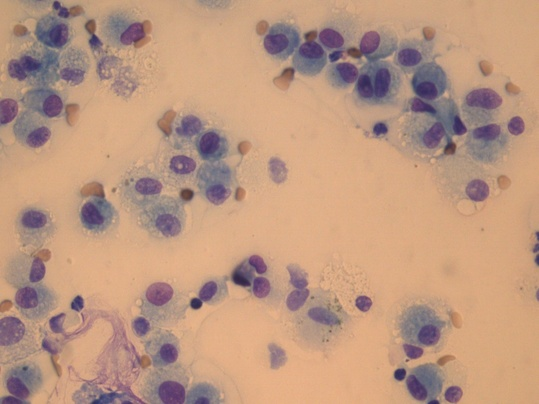
#> input picture Images/BAL_image2/11a.jpg, 539 x 404 px, shrunk from 1440 x 1080 before the run, given as the content of the folder ../Images/BAL_image/, which was not available
$ python analysis_script.py   (older library calls are emulated)
#> lines starting #> are read from the running program, lines starting #| are printed output that depends on the picture; after the words box and inside, x2 and y2 are one past the last pixel; in counts of white or black regions, pixels touching at a corner belong together; pictures that were not available may be replaced by others from this repository, and a replacement may not be noted
### Scripts/image_worker.py
import numpy as np
import mahotas as mh
from PIL import ImageFilter, Image


def unsharp_mask_img(img):
    """Unsharp masking je technika zvyšující ostrost obrázku.
    Vytvoří se kopie obrázku, která je rozostřená a následně se od původního obrázku odečte.
    Výsledný obrázek je ostřejší.
    Vedlejším efektem může být vytvoření nechtěného šumu.
    """
    RADIUS = 10
    PERCENT = 300
    THRESHOLD = 3

    img_pil = Image.fromarray(img, "RGB")

    bmp = img_pil.filter(
        ImageFilter.UnsharpMask(radius=RADIUS, percent=PERCENT, threshold=THRESHOLD)
    )

    return np.array(bmp)


# [59 lines left out: functions cell_repair, boundary_to_original_image, not called in this run]


def remove_noise(img, mask_size=3, iterations=3):
    kernel = np.ones((mask_size, mask_size))

    # Eroze (zmenšení)
    for i in range(iterations):
        img = mh.erode(img, kernel)

    # Dilatace (zvětšení)
    for i in range(iterations):
        img = mh.dilate(img, kernel)

    return img


# [9 lines left out: function remove_small_regions, not called in this run]


def BGR_to_RGB(img):
    im = np.zeros_like(img)

    im[:, :, 0] = img[:, :, 2]
    im[:, :, 1] = img[:, :, 1]
    im[:, :, 2] = img[:, :, 0]

    return im


# [10 lines left out: function boundary_with_centroids, not called in this run]


# [2 lines that do not run on import are left out]

### Scripts/convert_worker.py
import numpy as np


def convert_grayscale_to_bin(img, threshold_value=None, less_than=True):
    if threshold_value is None:
        threshold_value = img.mean()

    if less_than:
        img_bin = img < threshold_value
    else:
        img_bin = img > threshold_value

    return img_bin


# [4 lines left out: function convert_labeled_to_bin, not called in this run]


def convert_RGB_to_grayscale(img, width, height, W=None):
    if W is None:
        W = [1 / 3, 1 / 3, 1 / 3]

    img_grayscale = np.zeros((height, width))

    # Zjistím hodnoty RGB udělám a udělám vážený průměr

    for i in range(height):
        for j in range(width):
            avg = img[i][j][0] * W[0] + img[i][j][1] * W[1] + img[i][j][2] * W[2]
            img_grayscale[i][j] = int(avg)

    return img_grayscale


# [6 lines left out: function separate_layers, not called in this run]


# [2 lines that do not run on import are left out]

### Scripts/analysis_script.py
import matplotlib.pyplot as plt
import mahotas as mh

import datetime
import os
import cv2


# Moje scripty
import convert_worker as cw
import image_worker as iw
import shape_descriptors as sd


def get_names_from_directory(base_path):
    images = []

    for entry in os.listdir(base_path):
        if os.path.isfile(os.path.join(base_path, entry)):
            images.append(entry)

    return images


def create_directories_for_results(path, N, list_of_input_data, note):
    time = datetime.datetime.now().strftime("%Y-%m-%d-%H-%M-%S")

    if note is None:
        path = f"{path}Analysis_{time}/"
    else:
        path = f"{path}Analysis_{time}_{note}/"

    os.mkdir(path)

    for i in range(N):
        n_path = f"{path}{list_of_input_data[i]}/"
        os.mkdir(n_path)

        path_images = f"{n_path}IMG/"
        path_graphs = f"{n_path}GRAPHS/"
        path_csv = f"{n_path}CSV_TXT/"

        os.mkdir(path_images)
        os.mkdir(path_graphs)
        os.mkdir(path_csv)

    return path


def analysis(data_path, output_path, note=None):
#> called with data_path = '../Images/BAL_image/', output_path = '../Results/', note = 'BAL_image'
    print("Analysis just started")

    try:
        list_of_input_data = get_names_from_directory(data_path)
        print("Success with input path")
    except Exception as e:
        print("Something wrong with input path | ", e)
        return

    N = len(list_of_input_data)

    try:
        default_output_path = create_directories_for_results(
            output_path, N, list_of_input_data, note
        )
        print("Success with output path")
    except:
        print("Something wrong with output path")
        return

    for i in range(N):
        print(f"Analysis of {list_of_input_data[i]} just started")
        output_path = default_output_path + f"{list_of_input_data[i]}/"

        try:
            input_data = data_path + list_of_input_data[i]
            img = cv2.imread(input_data)
#> img is the input picture: shape (404, 539, 3); mean B, G, R 128.7, 151.6, 188.8
            img = iw.BGR_to_RGB(img)
#> in BGR_to_RGB, `im[:, :, 0] = img[:, :, 2]`:
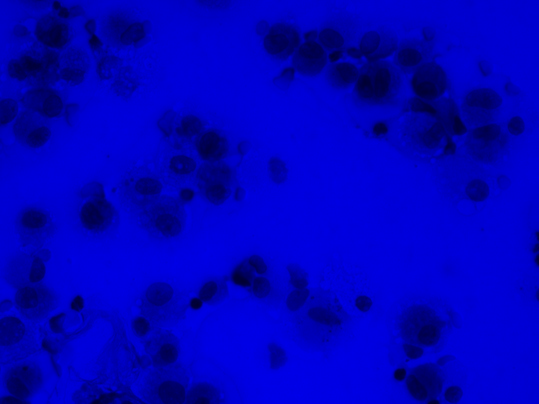
#> im: shape (404, 539, 3); mean B, G, R 188.8, 0, 0
#> in BGR_to_RGB, `im[:, :, 1] = img[:, :, 1]`:
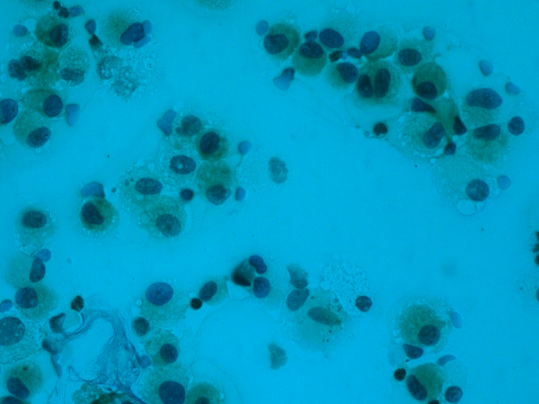
#> im: shape (404, 539, 3); mean B, G, R 188.8, 151.6, 0
            print("Success with input data")
        except:
            print("Something wrong with input data")
            continue

        process_1(img, output_path)
#> in unsharp_mask_img, `bmp = img_pil.filter( ImageFilter.UnsharpMask(radius=RADIUS, percent=P..`:
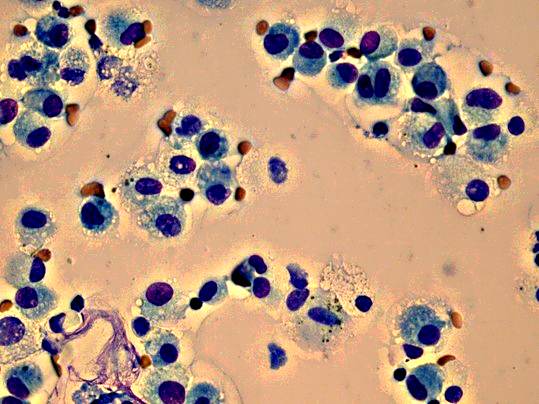
#> bmp: PIL image 539x404 RGB; mean R, G, B 188.2, 153.9, 128.4
#> after the loop in convert_RGB_to_grayscale, `for i in range(height):`:
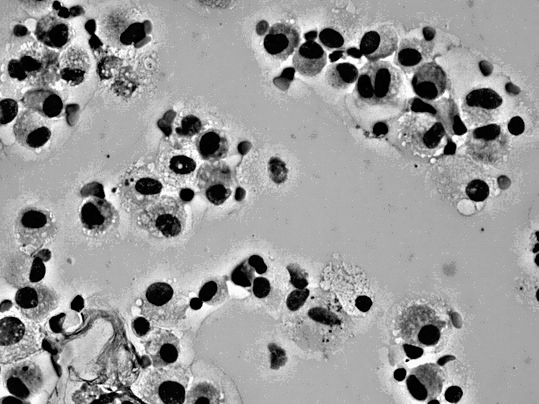
#> img_grayscale: shape (404, 539) float64; min 0, max 255, mean 153.9
#> in convert_grayscale_to_bin, `threshold_value = img.mean()`: threshold_value = 153.9
#> in convert_grayscale_to_bin, `img_bin = img > threshold_value`:
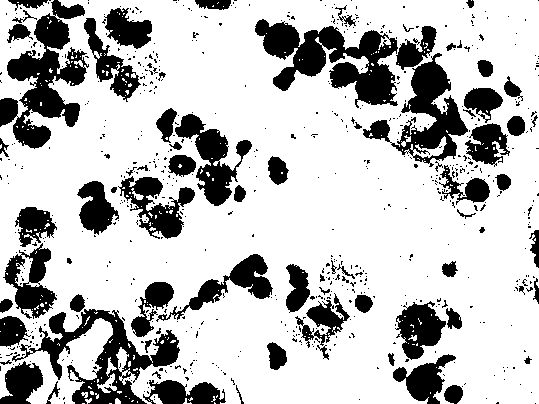
#> img_bin: shape (404, 539) bool; 74.9% white; 673 black regions (597 under 20 px), largest, box (x1, y1, x2, y2) and area: (255, 19, 398, 108) 5981, (0, 0, 89, 149) 5681, (12, 309, 180, 404) 4953
#> (the call stopped at in remove_noise, `img = mh.erode(img, kernel)`: mahotas is not available in this run)

    print("Analysis just finished")

    # ------------------------------------------------------------------------------------------------------------------


def process_1(img, output_path):
    width = img.shape[1]
    height = img.shape[0]

    plt.imsave(f"{output_path}IMG/00_Input_data.png", img)

    # ------------------ Předem určený proměnný ---------------------

    sigma = 10
    W = [0.05, 0.9, 0.05]
    mask_size = 3
    iterations = 3
    min_size = 200

    # ------------------ Zde kód pro analýzu ------------------------

    img_unsharp = iw.unsharp_mask_img(img)
    plt.imsave(f"{output_path}IMG/01_Unsharp.png", img_unsharp)

    img_grayscale = cw.convert_RGB_to_grayscale(img_unsharp, width, height, W)
    plt.imsave(f"{output_path}IMG/02_Grayscale.png", img_grayscale, cmap="gray")

    img_bin = cw.convert_grayscale_to_bin(img_grayscale, less_than=False)
    plt.imsave(f"{output_path}IMG/03_Bin.png", img_bin, cmap="gray")

    img_bin_remove_noise = iw.remove_noise(
        img_bin, mask_size=mask_size, iterations=iterations
    )
    plt.imsave(
        f"{output_path}IMG/04_Bin_remove_noise.png", img_bin_remove_noise, cmap="gray"
    )

    img_labeled_removed_small_regions = iw.remove_small_regions(
        img_bin_remove_noise, min_size=min_size, is_bin=True
    )
    plt.imsave(
        f"{output_path}IMG/05_Labeled_removed_small_regions.png",
        img_labeled_removed_small_regions,
        cmap="jet",
    )

    img_bin_removed_small_regions = cw.convert_labeled_to_bin(
        img_labeled_removed_small_regions, background=0
    )
    plt.imsave(
        f"{output_path}IMG/06_Bin_removed_small_regions.png",
        img_bin_removed_small_regions,
        cmap="gray",
    )

    img_grayscale_gauss_smooth = mh.gaussian_filter(img_grayscale.astype(float), sigma)
    plt.imsave(
        f"{output_path}IMG/07_Grayscale_gauss_smooth.png",
        img_grayscale_gauss_smooth,
        cmap="gray",
    )

    img_grayscale_gauss_smooth_stretch = mh.stretch(img_grayscale_gauss_smooth)
    plt.imsave(
        f"{output_path}IMG/08_Grayscale_gauss_smooth_stretch.png",
        img_grayscale_gauss_smooth_stretch,
        cmap="gray",
    )

    img_regional_max = mh.regmax(img_grayscale_gauss_smooth_stretch)
    plt.imsave(f"{output_path}IMG/09_Regional_max.png", img_regional_max, cmap="gray")

    img_regional_max_labeled, nr_object = mh.label(img_regional_max)
    plt.imsave(
        f"{output_path}IMG/10_Regional_max_labeled.png",
        img_regional_max_labeled,
        cmap="jet",
    )

    img_distance_transform = 255 - mh.stretch(
        mh.distance(img_bin_removed_small_regions)
    )
    plt.imsave(
        f"{output_path}IMG/11_Distance_transform.png",
        img_distance_transform,
        cmap="gray",
    )

    img_watershed = mh.cwatershed(img_distance_transform, img_regional_max_labeled)
    plt.imsave(f"{output_path}IMG/12_Watershed.png", img_watershed, cmap="jet")

    img_watershed_mask = img_watershed * img_bin_removed_small_regions
    plt.imsave(
        f"{output_path}IMG/13_Watershed_mask.png", img_watershed_mask, cmap="jet"
    )

    img_watershed_mask_removed_small_regions = iw.remove_small_regions(
        img_watershed_mask, min_size=min_size, is_bin=False
    )
    plt.imsave(
        f"{output_path}IMG/14_Watershed_removed_small_regions.png",
        img_watershed_mask_removed_small_regions,
        cmap="jet",
    )

    img_watershed_mask_removed_small_regions_and_bordering = (
        mh.labeled.remove_bordering(img_watershed_mask_removed_small_regions)
    )
    plt.imsave(
        f"{output_path}IMG/15_Watershed_removed_small_regions_and_bordering.png",
        img_watershed_mask_removed_small_regions_and_bordering,
        cmap="jet",
    )

    img_watershed_mask_removed_small_regions_and_bordering_relabeled, _ = (
        mh.labeled.relabel(img_watershed_mask_removed_small_regions_and_bordering)
    )
    plt.imsave(
        f"{output_path}IMG/16_Watershed_removed_small_regions_and_bordering_relabeled.png",
        img_watershed_mask_removed_small_regions_and_bordering_relabeled,
        cmap="jet",
    )

    cell_sizes = mh.labeled.labeled_size(
        img_watershed_mask_removed_small_regions_and_bordering_relabeled
    )
    cell_sizes[0] = 0
    number_of_cells = cell_sizes.shape[0]
    matrix_coordinates_of_cells = sd.get_coordinates_of_pixels(
        img_watershed_mask_removed_small_regions_and_bordering_relabeled,
        cell_sizes,
        number_of_cells,
        width,
        height,
    )

    img_final = iw.cell_repair(
        matrix_coordinates_of_cells, cell_sizes, number_of_cells, width, height
    )
    plt.imsave(f"{output_path}IMG/17_Watershed_final.png", img_final, cmap="jet")

    img_final_boundary = sd.get_boundary_4_connected(img_final, width, height)
    plt.imsave(
        f"{output_path}IMG/18_Boundary_label.png", img_final_boundary, cmap="jet"
    )

    img_final_boundary_bin = cw.convert_labeled_to_bin(img_final_boundary)
    plt.imsave(
        f"{output_path}IMG/19_Boundary_bin.png", img_final_boundary_bin, cmap="gray"
    )

    img_original_with_boundary = iw.boundary_to_original_image(
        img, img_final_boundary_bin, width, height
    )
    plt.imsave(
        f"{output_path}IMG/20_Boundary_in_original_image.png",
        img_original_with_boundary,
    )

    # -------------------- Shape Descriptors ------------------------
    #'''
    # descriptor_mask = [True, True, True, False, True, False, True, True, True]
    # try:
    #     sd.analysis(img_final, width, height, output_path, descriptor_mask)
    # except ValueError as e:
    #     print("Error in shape descriptors | ", e)
    #'''

    # ----------------------- Histograms ---------------------------

    # vw.histogram_image(img_grayscale,'Stupně šedi','Stupeň šedi', 'Četnost', 'grayscale_hist',output_path)

    # ------------------ Končí kód pro analýzu ----------------------


if __name__ == "__main__":
    for f in ["BAL_image"]:
        t0 = datetime.datetime.now()

        DATA_PATH = f"../Images/{f}/"
        OUTPUT_PATH = "../Results/"
        NOTE = f"{f}"

        analysis(DATA_PATH, OUTPUT_PATH, NOTE)

        t1 = datetime.datetime.now()
        print(str(t1 - t0))

$ run again, on Images/BAL_image2/2c.jpg
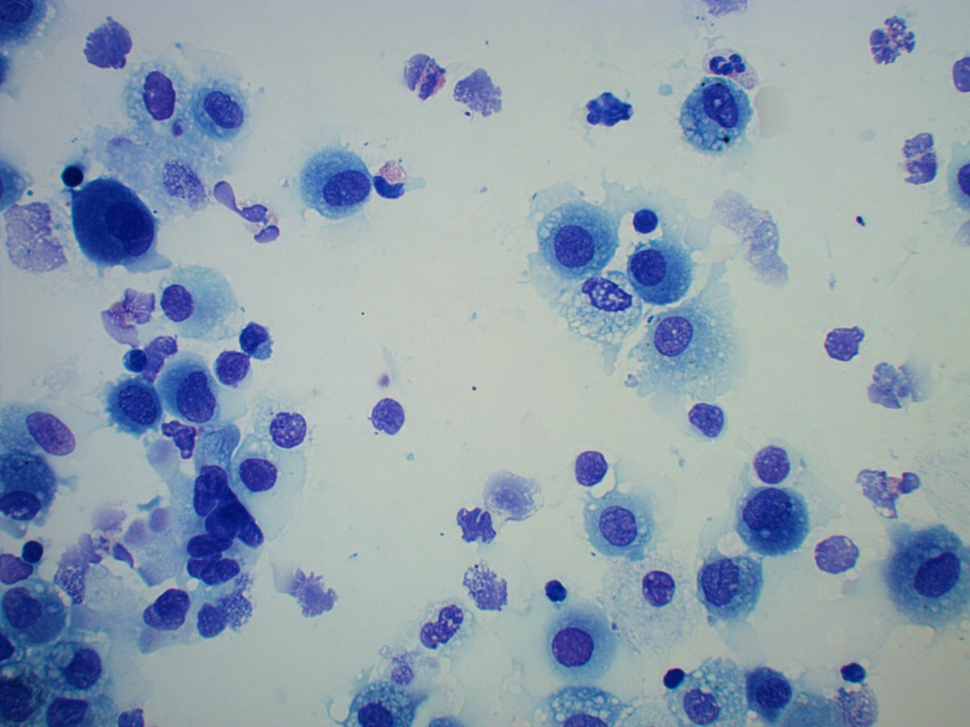
#> input picture Images/BAL_image2/2c.jpg, 970 x 727 px, shrunk from 2592 x 1944 before the run, given as the content of the folder ../Images/BAL_image/, which was not available
#> in analysis, img is the input picture: shape (727, 970, 3); mean B, G, R 174.9, 160.3, 144
#> after the loop in convert_RGB_to_grayscale, `for i in range(height):`:
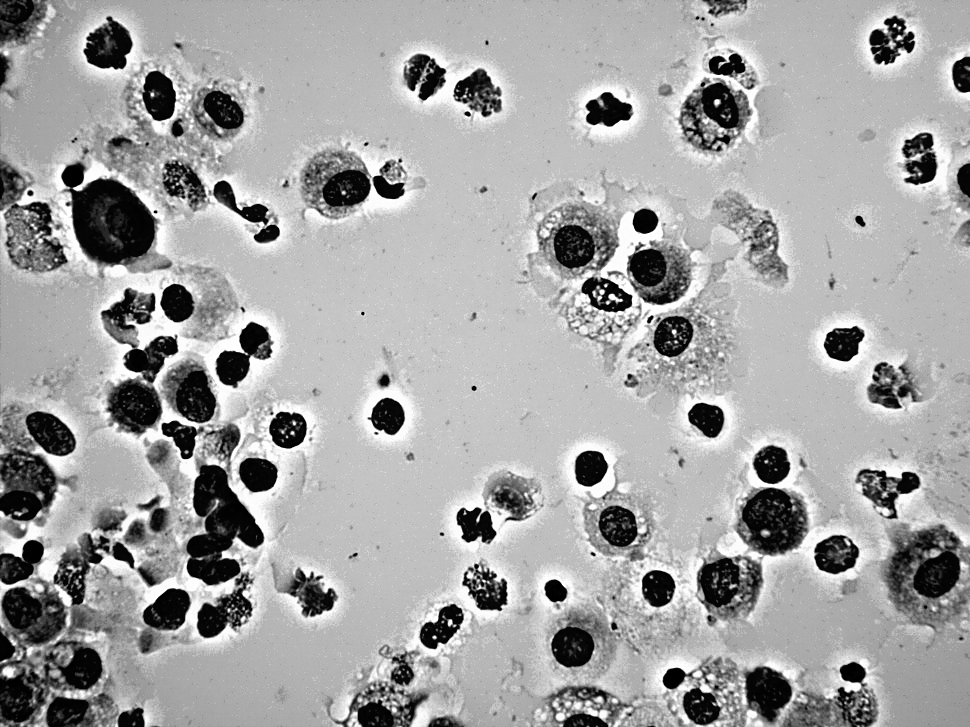
#> img_grayscale: shape (727, 970) float64; min 0, max 255, mean 162.7
#> threshold_value = 162.7
#> in convert_grayscale_to_bin, `img_bin = img > threshold_value`:
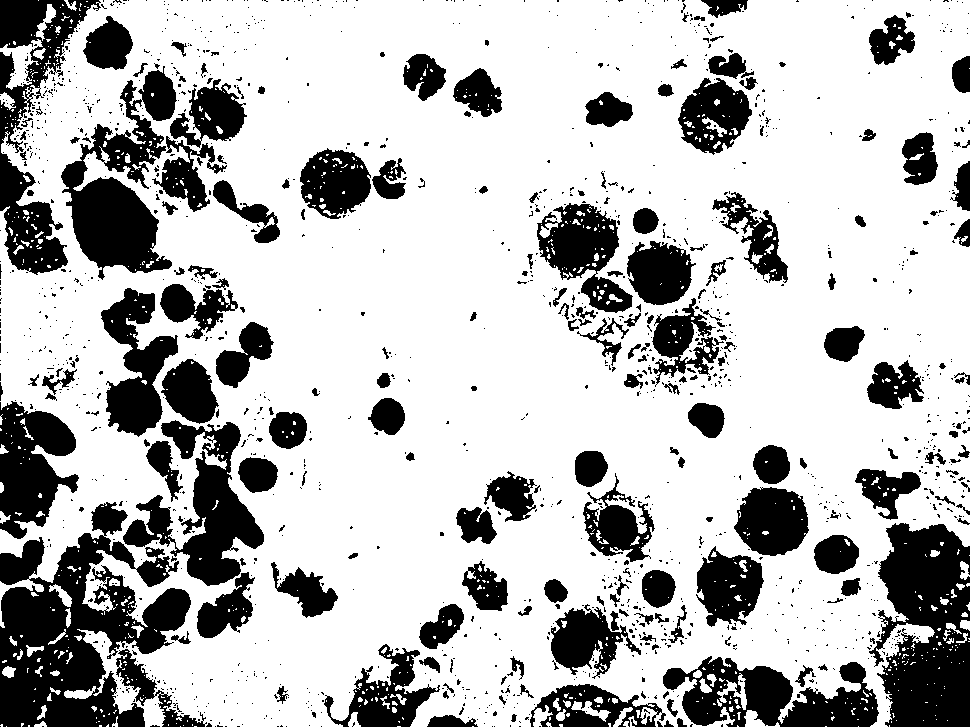
#> img_bin: shape (727, 970) bool; 73% white; 1461 black regions (1257 under 20 px), largest, box (x1, y1, x2, y2) and area: (0, 502, 191, 727) 22323, (869, 523, 970, 727) 14851, (61, 66, 177, 280) 11093

$ run again, on Images/image/P00002.jpg
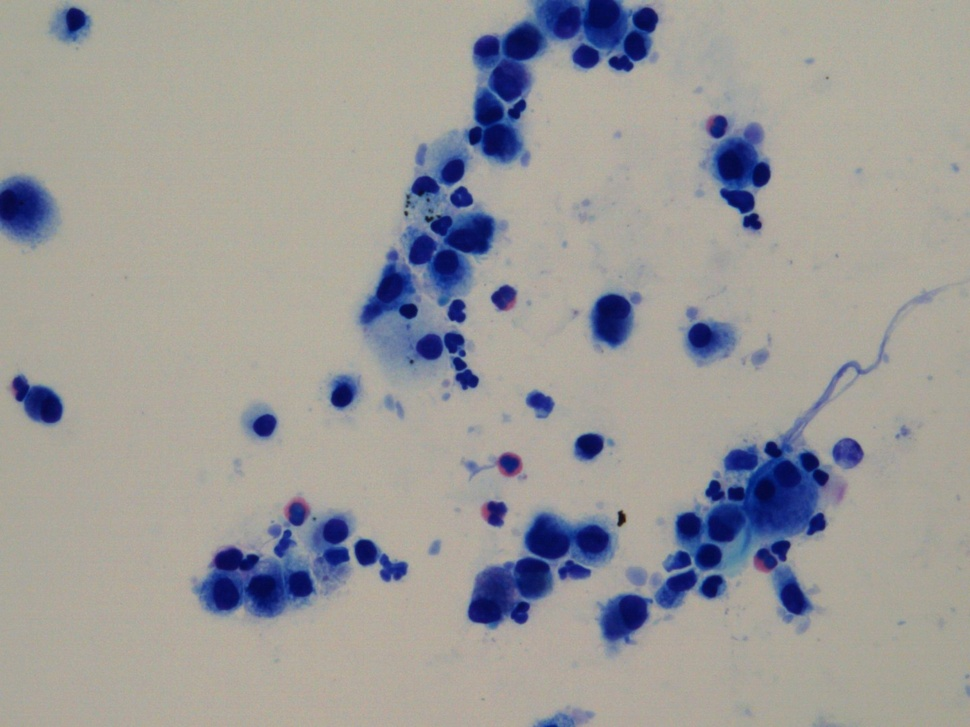
#> input picture Images/image/P00002.jpg, 970 x 727 px, shrunk from 1440 x 1080 before the run, given as the content of the folder ../Images/BAL_image/, which was not available
#> in analysis, img is the input picture: shape (727, 970, 3); mean B, G, R 153.7, 154, 155.4
#> after the loop in convert_RGB_to_grayscale, `for i in range(height):`:
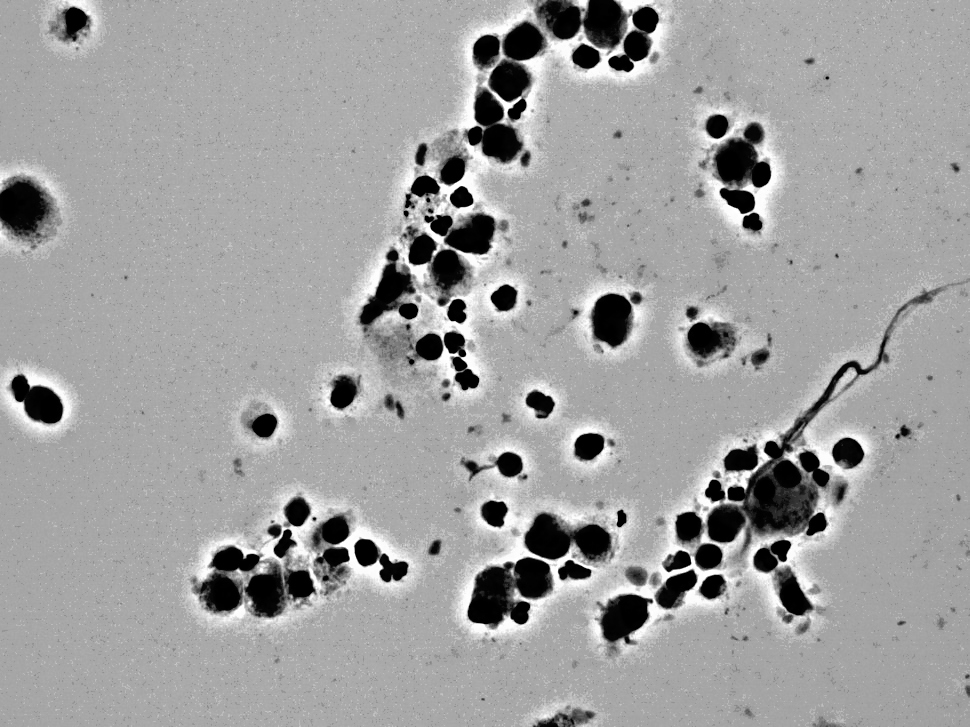
#> img_grayscale: shape (727, 970) float64; min 0, max 255, mean 159
#> threshold_value = 159
#> in convert_grayscale_to_bin, `img_bin = img > threshold_value`:
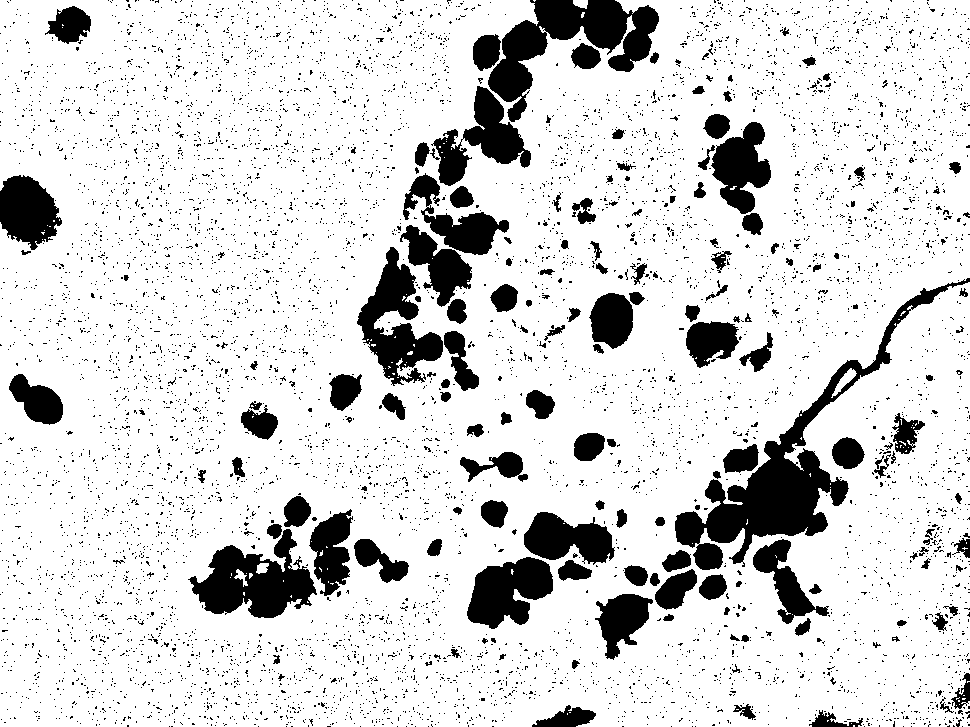
#> img_bin: shape (727, 970) bool; 84.6% white; 7323 black regions (7150 under 20 px), largest, box (x1, y1, x2, y2) and area: (675, 278, 970, 570) 12676, (488, 0, 659, 122) 7979, (188, 529, 317, 618) 5893
